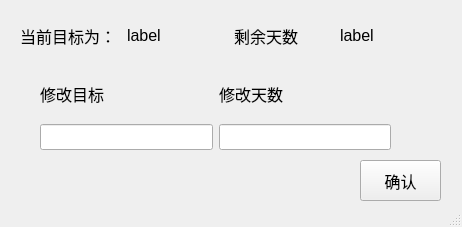
<?xml version="1.0" encoding="UTF-8"?>
<ui version="4.0">
 <class>SetGoalWindow</class>
 <widget class="QMainWindow" name="SetGoalWindow">
  <property name="geometry">
   <rect>
    <x>0</x>
    <y>0</y>
    <width>462</width>
    <height>227</height>
   </rect>
  </property>
  <property name="windowTitle">
   <string>MainWindow</string>
  </property>
  <widget class="QWidget" name="centralwidget">
   <widget class="QWidget" name="horizontalLayoutWidget">
    <property name="geometry">
     <rect>
      <x>20</x>
      <y>10</y>
      <width>421</width>
      <height>51</height>
     </rect>
    </property>
    <layout class="QHBoxLayout" name="horizontalLayout">
     <item>
      <widget class="QLabel" name="label">
       <property name="font">
        <font>
         <pointsize>12</pointsize>
        </font>
       </property>
       <property name="text">
        <string>当前目标为：</string>
       </property>
      </widget>
     </item>
     <item>
      <widget class="QLabel" name="label_goalweigth">
       <property name="font">
        <font>
         <pointsize>12</pointsize>
        </font>
       </property>
       <property name="text">
        <string>label</string>
       </property>
      </widget>
     </item>
     <item>
      <widget class="QLabel" name="label_3">
       <property name="font">
        <font>
         <pointsize>12</pointsize>
        </font>
       </property>
       <property name="text">
        <string>剩余天数</string>
       </property>
      </widget>
     </item>
     <item>
      <widget class="QLabel" name="label_goaltime">
       <property name="font">
        <font>
         <pointsize>12</pointsize>
        </font>
       </property>
       <property name="text">
        <string>label</string>
       </property>
      </widget>
     </item>
    </layout>
   </widget>
   <widget class="QWidget" name="gridLayoutWidget">
    <property name="geometry">
     <rect>
      <x>40</x>
      <y>70</y>
      <width>351</width>
      <height>80</height>
     </rect>
    </property>
    <layout class="QGridLayout" name="gridLayout">
     <item row="0" column="0">
      <widget class="QLabel" name="label_2">
       <property name="font">
        <font>
         <pointsize>12</pointsize>
        </font>
       </property>
       <property name="text">
        <string>修改目标</string>
       </property>
      </widget>
     </item>
     <item row="1" column="0">
      <widget class="QLineEdit" name="lineEdit_newweigth">
       <property name="font">
        <font>
         <pointsize>11</pointsize>
        </font>
       </property>
      </widget>
     </item>
     <item row="1" column="1">
      <widget class="QLineEdit" name="lineEdit_newtime">
       <property name="font">
        <font>
         <pointsize>11</pointsize>
        </font>
       </property>
      </widget>
     </item>
     <item row="0" column="1">
      <widget class="QLabel" name="label_4">
       <property name="font">
        <font>
         <pointsize>12</pointsize>
        </font>
       </property>
       <property name="text">
        <string>修改天数</string>
       </property>
      </widget>
     </item>
    </layout>
   </widget>
   <widget class="QPushButton" name="pushButton">
    <property name="geometry">
     <rect>
      <x>360</x>
      <y>160</y>
      <width>81</width>
      <height>41</height>
     </rect>
    </property>
    <property name="font">
     <font>
      <pointsize>12</pointsize>
     </font>
    </property>
    <property name="text">
     <string>确认</string>
    </property>
   </widget>
  </widget>
  <widget class="QStatusBar" name="statusbar"/>
 </widget>
 <resources/>
 <connections/>
</ui>
